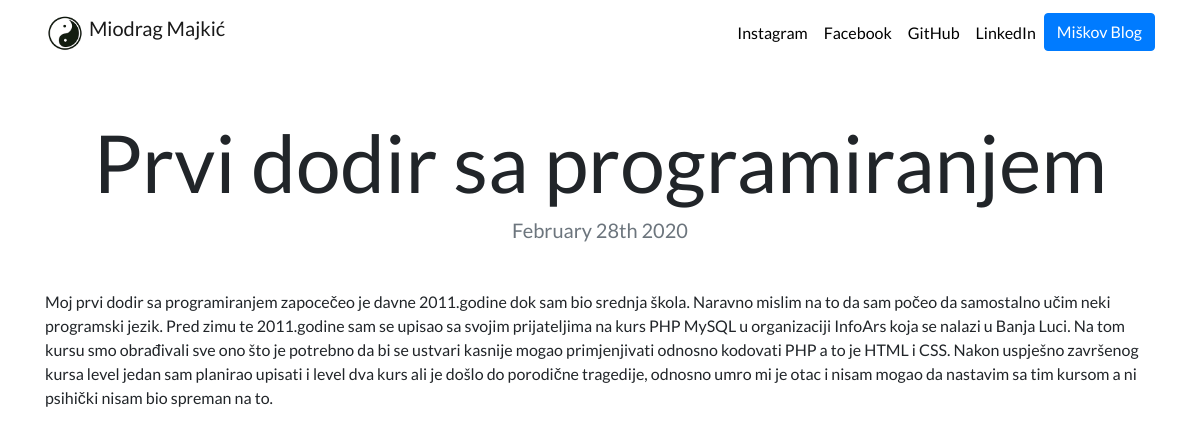
Screenshot of /blog/12/ with the database file from the repository.
### blog/models.py (models this page shows, shortened)
class Blog(models.Model):
    title = models.CharField(max_length=200)
    description = models.TextField()
    date = models.DateField()

### blog/views.py (the view)
# urls.py: path('<int:blog_id>/', views.detail, name='detail'),
def detail(request, blog_id):
    blog = get_object_or_404(Blog, pk=blog_id)
    return render(request, 'blog/detail.html', {'blog':blog})

### blog/templates/blog/detail.html
{% extends "portfolio/base.html" %}
{% load static %}
{% block content %}
<h1 class="text-center mt-5" id="blogdetailtitle">{{ blog.title }}</h1>
<h5 class="text-center text-muted mb-5">{{ blog.date|date:'F jS Y' }}</h5>
{{ blog.description|safe }}
{% endblock %}

### portfolio/static/portfolio/custom.css (style rules this page uses)
body { font-family: 'Lato', sans-serif; }
@media (min-width: 992px) { #blogdetailtitle { font-size: 5rem; } }

### rows the page displays
Blog: title "Prvi dodir sa programiranjem", date "February 28th 2020", description "Moj prvi dodir sa programiranjem zapocečeo je davne 2011.godine dok sam bio srednja škola. Naravno mislim na to da sam počeo da samostalno učim neki programski jezik. Pred zimu te 2011.godine sam se upisao sa svojim prijateljima na kurs PHP MySQL u organizaciji InfoArs koja se nalazi u Banja Luci. Na tom kursu smo obrađivali sve ono što je potrebno da bi se ustvari kasnije mogao primjenjivati odnosno kodovati PHP a to je HTML i CSS. Nakon uspješno završenog kursa level jedan sam planirao upisati i level dva kurs ali je došlo do porodične tragedije, odnosno umro mi je otac i nisam mogao da nastavim sa tim kursom a ni psihički nisam bio spreman na to."
